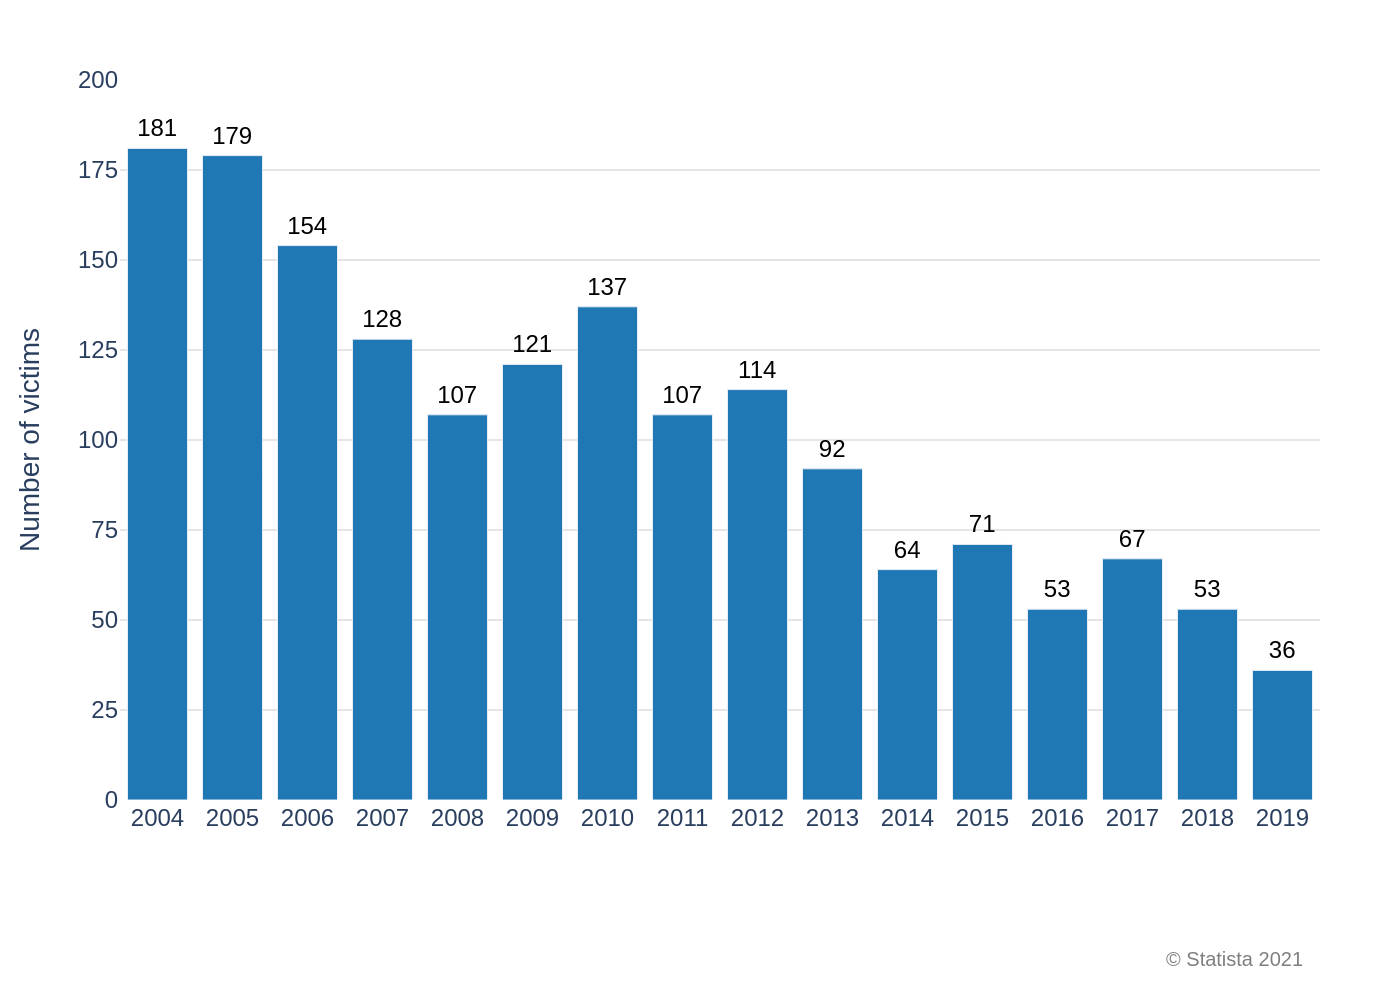

This chart was generated by the following Python code:
import sys
import json
import os
import plotly.graph_objects as go

if len(sys.argv) != 2:
    print("Usage: python <script_name>.py <json_file_path>", file=sys.stderr)
    sys.exit(1)

json_file_path = sys.argv[1]

try:
    with open(json_file_path, 'r', encoding='utf-8') as f:
        config = json.load(f)
except FileNotFoundError:
    print(f"Error: JSON file not found at {json_file_path}", file=sys.stderr)
    sys.exit(1)
except json.JSONDecodeError:
    print(f"Error: Could not decode JSON from {json_file_path}", file=sys.stderr)
    sys.exit(1)

chart_data = config.get('chart_data', [])
texts = config.get('texts', {})
colors = config.get('colors', [])

categories = [item['category'] for item in chart_data]
values = [item['value'] for item in chart_data]

fig = go.Figure()

fig.add_trace(go.Bar(
    x=categories,
    y=values,
    marker_color=colors[0] if colors else '#1f77b4',
    text=values,
    textposition='outside',
    textfont=dict(family='Arial', size=12, color='black'),
    cliponaxis=False
))

title_text = texts.get('title')
subtitle_text = texts.get('subtitle')
full_title = ""
if title_text:
    full_title += f"<b>{title_text}</b>"
if subtitle_text:
    if full_title:
        full_title += "<br>"
    full_title += subtitle_text

fig.update_layout(
    title=dict(
        text=full_title,
        x=0.01,
        xanchor='left'
    ),
    yaxis_title=texts.get('y_axis_title'),
    xaxis_title=texts.get('x_axis_title'),
    font=dict(family="Arial", size=12),
    plot_bgcolor='white',
    paper_bgcolor='white',
    showlegend=False,
    margin=dict(l=60, r=40, t=40, b=100),
    yaxis=dict(
        range=[0, 200],
        tickvals=[0, 25, 50, 75, 100, 125, 150, 175, 200],
        gridcolor='#e5e5e5',
        zeroline=False
    ),
    xaxis=dict(
        showgrid=False,
        zeroline=False
    )
)

source_text = texts.get('source')
if source_text:
    fig.add_annotation(
        text=source_text,
        xref="paper", yref="paper",
        x=0.99, y=-0.2,
        showarrow=False,
        xanchor='right',
        yanchor='top',
        align='right',
        font=dict(size=10, color='#7f7f7f')
    )

base_filename = os.path.splitext(os.path.basename(json_file_path))[0]
output_filename = f"{base_filename}.png"

fig.write_image(output_filename, scale=2)
